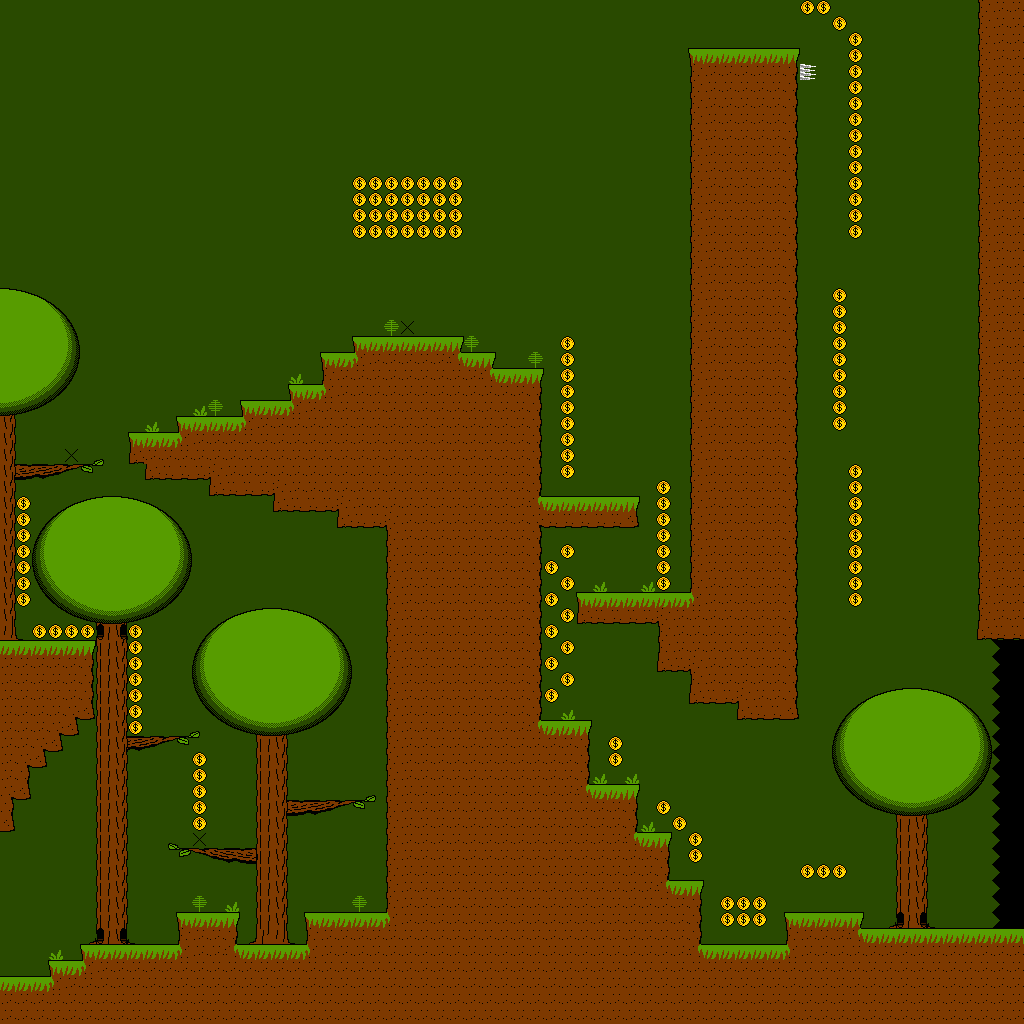

A 2D game scene composited from a Tiled map and its tileset images. What follows is a short description and the map's XML, with each tile layer's data collapsed to a summary:
An orthogonal 64x64 tile map with 16x16 px tiles, 1 tile layer (Tile Layer 1) and 3 objects (LevelProperties, PlayerStart, COLLECTABLE_MONEYBAG).

<map version="1.8" tiledversion="1.8.5" orientation="orthogonal" renderorder="right-down" width="64" height="64" tilewidth="16" tileheight="16" infinite="0" nextlayerid="3" nextobjectid="7">
 <editorsettings>
  <export target="../Forest3.json" format="json" />
 </editorsettings>
 <tileset firstgid="1" source="ForestTileset.tsx" />
 <layer id="1" name="Tile Layer 1" width="64" height="64">
  <data>[4096 cells, 4096 non-empty, 123 distinct tile ids]</data>
 </layer>
 <objectgroup id="2" name="Objects">
  <object id="2" name="LevelProperties" x="0" y="0" width="16" height="16">
   <properties>
    <property name="Background" value="BG_Test" />
    <property name="Music" value="MUS_FOREST" />
    <property name="Palette" value="Pal_Forest" />
    <property name="Tileset" value="Tileset_Forest" />
   </properties>
  </object>
  <object id="3" name="PlayerStart" x="16" y="960" width="16" height="16" />
  <object id="4" name="COLLECTABLE_MONEYBAG" x="736" y="32" width="16" height="16" />
 </objectgroup>
</map>